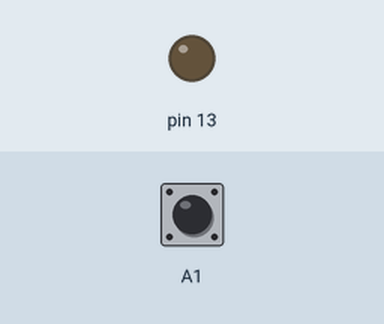
This sketch was run on a simulated Arduino Uno, built with avr-gcc and run on an emulated ATmega328P. Parts: output pins drawn as LEDs (lit = HIGH). Inputs (shaded band) come from the test bench; at power-on: A1 HIGH.

Above: at 1.2 s.
1.3 s: A1 pulled LOW for 0.15 s
At 2.1 s:
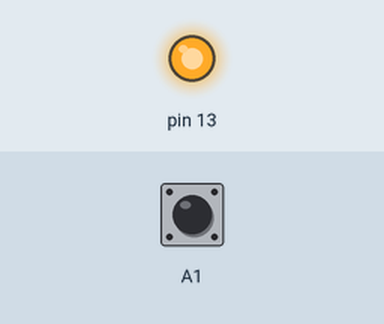
2.9 s: A1 pulled LOW for 1 s
At 3.4 s:
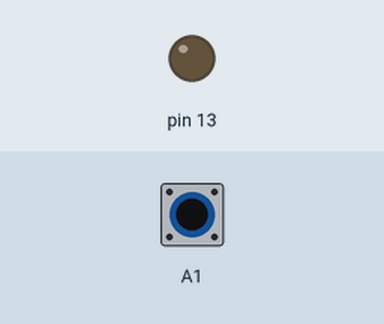
5.4 s: A1 pulled LOW for 3.2 s
At 6.5 s:
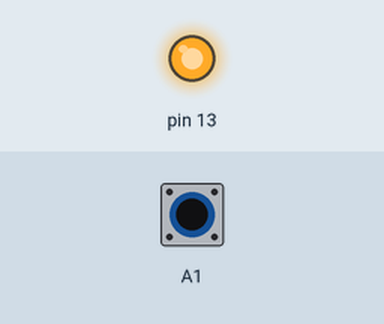
Timing chart, 0 to 8.4 s (numbered marks = the images above; inputs shaded):
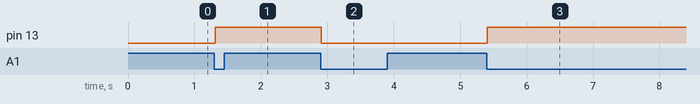

The sketch:

ky-004.ino
```cpp
// кнопка изначально отпущена, а свет выключен
boolean buttonWasUp = true;
boolean buttonIsUp  = false;
boolean ledEnabled  = false;

void setup() {
  pinMode(13, OUTPUT);
  pinMode(A1, INPUT_PULLUP);
}

void loop() {
  // проверяем, отпущена ли кнопка сейчас
  buttonIsUp = digitalRead(A1);

  // если кнопка была отпущена и не отпущена сейчас
  if (buttonWasUp && !buttonIsUp) {

    // исключаем ложный сигнал при «дребезге» контактов
    // и считываем сигнал с кнопки повторно
    delay(10);
    buttonIsUp = digitalRead(A1);

    // если кнопка не была до этого момента нажата
    // значит был клик и переворачиваем сигнал светодиода
    if (!buttonIsUp) {
      ledEnabled = !ledEnabled;
      digitalWrite(13, ledEnabled);
    }
  }

  // запоминаем положение кнопки для следующей итерации
  buttonWasUp = buttonIsUp;
}
```

Measured:
- after the input at 1.3 s, pin 13: LOW → HIGH at once
- after the input at 2.9 s, pin 13: HIGH → LOW at once
- after the input at 5.4 s, pin 13: LOW → HIGH at once
